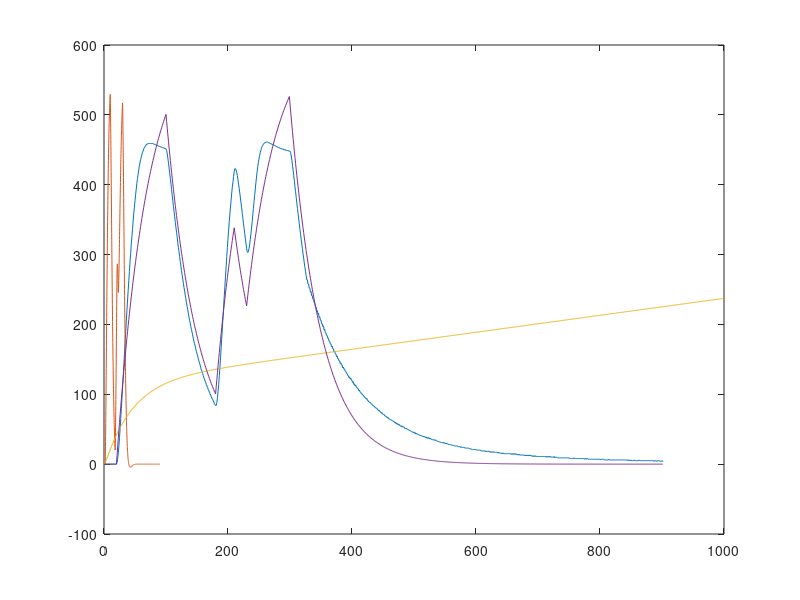

Recreate this plot in MATLAB.
hold off
clear all
clc
close all
%graphics_toolkit('gnuplot')

pkg load control

%ingresamos los valores de input y output
%input = voltaje
%output = valor asocieado a la temperatura, mientras mas alto, mas caliente el horno

input = [0
0
0
0
0
0
0
0
0
0
0
0
0
0
0
0
0
0
0
0
5
5
5
5
5
5
5
5
5
5
5
5
5
5
5
5
5
5
5
5
5
5
5
5
5
5
5
5
5
5
5
5
5
5
5
5
5
5
5
5
5
5
5
5
5
5
5
5
5
5
5
5
5
5
5
5
5
5
5
5
5
5
5
5
5
5
5
5
5
5
5
5
5
5
5
5
5
5
5
5
0
0
0
0
0
0
0
0
0
0
0
0
0
0
0
0
0
0
0
0
0
0
0
0
0
0
0
0
0
0
0
0
0
0
0
0
0
0
0
0
0
0
0
0
0
0
0
0
0
0
0
0
0
0
0
0
0
0
0
0
0
0
0
0
0
0
0
0
0
0
0
0
0
0
0
0
0
0
0
0
5
5
5
5
5
5
5
5
5
5
5
5
5
5
5
5
5
5
5
5
5
5
5
5
5
5
5
5
5
5
0
0
0
0
0
0
0
0
0
0
0
0
0
0
0
0
0
0
0
0
5
5
5
5
5
5
5
5
5
5
5
5
5
5
5
5
5
5
5
5
5
5
5
5
5
5
5
5
5
5
5
5
5
5
5
5
5
5
5
5
5
5
5
5
5
5
5
5
5
5
5
5
5
5
5
5
5
5
5
5
5
5
5
5
5
5
5
5
5
0
0
0
0
0
0
0
0
0
0
0
0
0
0
0
0
0
0
0
0
0
0
0
0
0
0
0
0
0
0
0
0
0
0
0
0
0
0
0
0
0
0
0
0
0
0
0
0
0
0
0
0
0
0
0
0
0
0
0
0
0
0
0
0
0
0
0
0
0
0
0
0
0
0
0
0
0
0
0
0
0
0
0
0
0
0
0
0
0
0
0
0
0
0
0
0
0
0
0
0
0
0
0
0
0
0
0
0
0
0
0
0
0
0
0
0
0
0
0
0
0
0
0
0
0
0
0
0
0
0
0
0
0
0
0
0
0
0
0
0
0
0
0
0
0
0
0
0
0
0
0
0
0
0
0
0
0
0
0
0
0
0
0
0
0
0
0
0
0
0
0
0
0
0
0
0
0
0
0
0
0
0
0
0
0
0
0
0
0
0
0
0
0
0
0
0
0
0
0
0
0
0
0
0
0
0
0
0
0
0
0
0
0
0
0
0
0
0
0
0
0
0
0
0
0
0
0
0
0
0
0
0
0
0
0
0
0
0
0
0
0
0
0
0
0
0
0
0
0
0
0
0
0
0
0
0
0
0
0
0
0
0
0
0
0
0
0
0
0
0
0
0
0
0
0
0
0
0
0
0
0
0
0
0
0
0
0
0
0
0
0
0
0
0
0
0
0
0
0
0
0
0
0
0
0
0
0
0
0
0
0
0
0
0
0
0
0
0
0
0
0
0
0
0
0
0
0
0
0
0
0
0
0
0
0
0
0
0
0
0
0
0
0
0
0
0
0
0
0
0
0
0
0
0
0
0
0
0
0
0
0
0
0
0
0
0
0
0
0
0
0
0
0
0
0
0
0
0
0
0
0
0
0
0
0
0
0
0
0
0
0
0
0
0
0
0
0
0
0
0
0
0
0
0
0
0
0
0
0
0
0
0
0
0
0
0
0
0
0
0
0
0
0
0
0
0
0
0
0
0
0
0
0
0
0
0
0
0
0
0
0
0
0
0
0
0
0
0
0
0
0
0
0
0
0
0
0
0
0
0
0
0
0
0
0
0
0
0
0
0
0
0
0
0
0
0
0
0
0
0
0
0
0
0
0
0
0
0
0
0
0
0
0
0
0
0
0
0
0
0
0
0
0
0
0
0
0
0
0
0
0
0
0
0
0
0
0
0
0
0
0
0
0
0
0
0
0
0
0
0
0
0
0
0
0
0
0
0
0
0
0
0
0
0
0
0
0
0
0
0
0
0
0
0
0
0
0
0
0
0
0
0
0
0
0
0
0
0
0
0
0
0
0
0
0
0
0
0
0
0
0
0
0
0
0
0
0
0
0
0
0
0
0
0
0
0
0
0
0
0
0
0
0
];

output = [0
0
0
0
0
0
0
0
0
0
0
0
0
0
0
0
0
0
0
0
2
7
16
26
38
51
65
80
95
110
126
142
158
174
189
205
220
235
249
263
276
290
302
315
326
337
348
359
368
377
386
394
402
409
415
421
427
431
436
439
443
446
448
451
453
454
456
457
458
458
459
459
459
459
459
459
459
459
459
458
458
458
457
457
457
456
456
455
455
455
454
454
454
453
453
453
452
452
452
451
449
444
438
431
424
416
409
401
393
385
377
369
362
354
346
339
332
325
317
310
304
297
290
284
277
271
265
259
253
248
242
237
231
226
221
216
211
206
202
197
193
189
185
180
176
173
169
165
161
158
155
151
148
145
142
138
135
133
130
127
124
122
119
117
114
112
110
107
105
103
101
99
97
94
93
91
89
87
85
84
84
88
95
104
114
127
139
153
167
182
196
211
226
241
255
269
283
297
310
323
335
347
358
368
378
388
397
404
412
419
423
423
421
418
413
408
401
395
388
381
374
367
359
352
344
337
330
323
316
309
304
303
305
309
315
322
330
338
347
357
366
376
385
394
403
411
419
426
432
437
442
446
449
452
455
456
458
459
460
460
461
461
461
461
460
460
460
459
459
458
458
457
457
457
456
456
455
455
454
454
453
453
453
452
452
452
451
451
451
450
450
450
450
449
449
449
449
448
448
448
446
441
435
428
421
413
406
397
390
382
374
366
359
351
344
336
329
322
315
309
301
295
288
282
276
270
264
264
258
258
252
252
246
247
241
241
236
236
231
230
225
225
220
220
215
216
210
211
206
206
201
201
197
198
192
193
188
188
184
184
180
180
176
176
172
172
168
169
165
165
161
162
158
158
154
155
151
151
148
148
144
145
142
142
138
139
136
136
133
133
130
130
127
127
124
125
122
123
120
120
117
118
114
115
112
113
110
110
108
108
105
106
103
103
101
101
99
99
97
97
95
95
93
94
91
91
89
89
88
88
86
86
84
84
83
83
81
81
80
80
78
78
76
77
75
75
73
74
72
72
71
71
69
69
68
68
66
67
65
65
64
64
63
63
62
62
61
61
59
60
58
59
57
58
56
57
55
55
54
55
53
54
53
53
51
51
51
51
50
50
49
49
48
48
47
47
46
46
45
46
44
45
43
44
43
43
42
42
42
41
41
41
40
40
39
40
39
39
38
39
37
38
37
38
36
37
36
36
35
35
35
35
34
35
34
34
33
33
32
32
32
32
31
31
31
31
30
31
30
30
29
30
29
29
29
28
28
28
28
28
27
27
27
27
26
26
26
26
26
26
25
25
25
25
24
25
24
24
24
24
24
23
23
23
23
23
23
23
22
22
22
22
21
21
21
21
21
21
21
21
20
20
20
20
20
20
20
19
19
19
19
19
19
19
18
19
18
18
18
19
18
18
17
18
17
17
17
18
17
17
17
17
17
17
16
17
16
16
16
16
15
16
15
16
15
15
15
15
15
15
15
15
15
15
15
15
14
15
14
15
14
15
14
15
14
14
13
14
13
14
13
13
13
13
13
13
13
13
12
13
12
13
12
13
12
13
12
13
12
12
11
12
11
12
11
12
11
11
11
11
11
11
11
11
11
11
11
11
11
11
11
11
10
11
10
11
10
11
10
11
10
10
10
10
10
11
9
10
10
10
9
9
9
9
9
9
9
9
9
9
9
9
9
9
9
9
9
9
9
9
8
8
8
8
8
8
8
9
8
8
8
8
8
8
8
8
8
8
8
8
8
8
8
8
7
8
8
7
8
8
7
7
7
7
7
7
7
7
7
7
7
7
7
7
7
7
7
7
7
7
6
7
7
7
7
7
6
6
6
6
6
6
6
7
6
6
6
6
6
6
6
6
6
6
6
6
6
6
6
6
6
6
6
6
6
6
6
6
6
6
6
6
6
6
5
6
6
5
5
6
5
5
5
5
6
5
5
5
5
5
5
5
6
5
5
5
5
5
5
5
5
5
5
5
5
5
5
5
5
5
5
5
5
5
5
5
4
5
5
5
4
4
5
5
5
5
4
4
4
5
4
4
];

%Graficamos

plot (output)
%======================================

%Empezamos con los minimos cuadrados, primero generamos el vector A y Y
maxRetardo=4;
n15=maxRetardo-1;
n25=maxRetardo-2;
Y5 = output(maxRetardo:length(output));
A5 = [-1*[output(1:length(output)-3)],-1*[output(2:length(output)-2)],-1*[output(3:length(output)-1)], [input(1:length(input)-3)], [input(2:length(input)-2)],[input(3:length(input)-1)]];


%Aplicamos de la ecuación de mínimos cuadrados
Coe5=inv(A5'*A5)*A5'*Y5;
CoeInv5= Coe5'
Saprox5 = tf([Coe5(6) Coe5(5) Coe5(4)],[1,Coe5(3),Coe5(2), Coe5(1)],0.1)
Vin =(1:0.001:1.9999)';
u=rand(20000,1)*10;
[y15 t15]=lsim(Saprox5,input);
hold on
plot(t15, y15)
%pan = c2d(Saprox,0.001)

%=======================================

%Empezamos con los minimos cuadrados, primero generamos el vector A y Y
maxRetardo=3;
n1=maxRetardo-1;
n2=maxRetardo-2;
Y = output(maxRetardo:length(output));
A = [-1*[output(1:length(output)-2)],-1*[output(2:length(output)-1)], [input(1:length(input)-2)],[input(2:length(input)-1)]];


%Aplicamos de la ecuación de mínimos cuadrados
Coe=inv(A'*A)*A'*Y;
CoeInv= Coe'
Saprox = tf([Coe(4) Coe(3)],[1,Coe(2),Coe(1)], 1)
[y1 t1]=lsim(Saprox,Vin);
hold on
plot(t1, y1)
%pan = c2d(Saprox,0.001)

A1= [-1*[0;output(1:length(output)-1)], [0;input(1:length(input)-1)]];
y = output;
Coe1=inv(A1'*A1)*A1'*y;
CoeInv1= Coe1'
Saprox1 = tf([Coe1(2)],[1,Coe1(1)], 1)
[y11 t11]=lsim(Saprox1,input);
hold on
plot(t11, y11)
